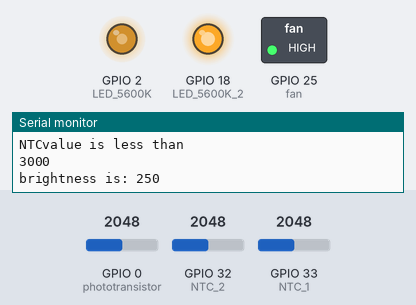
Recording of a sketch running on a simulated ESP32. On the bench: switched loads named in the sketch (green lamp = pin HIGH), output pins drawn as LEDs (lit = HIGH), the last lines printed to the serial monitor. The inputs (shaded band) are chosen by the test bench; at power-on: GPIO 33 (NTC_1) = 2048, GPIO 0 (phototransistor) = 2048, GPIO 32 (NTC_2) = 2048. WiFi joins after 1.5 s; servers stay silent unless stated; the local clock reads 2024-03-15 10:24:30 at power-on unless the sketch sets it; pins used as bus, display or sensor lines are not drawn.

Above: at 2.7 s.
2.8 s: GPIO 33 (NTC_1) set to 2959
4.7 s: GPIO 33 (NTC_1) set to 3069
At 6.0 s:
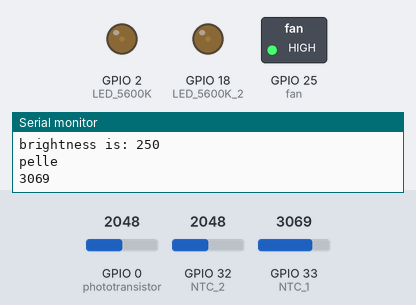
7.0 s: GPIO 33 (NTC_1) set to 2866
At 8.7 s:
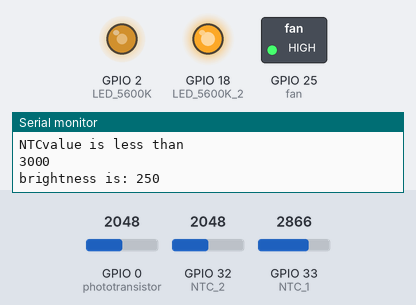
9.0 s: GPIO 33 (NTC_1) set to 3603
At 10.4 s:
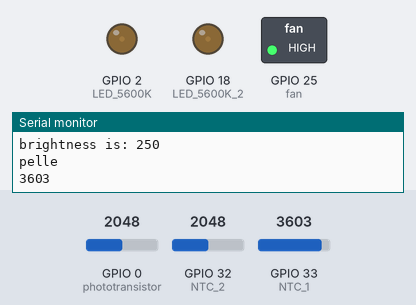
Timing chart, 0 to 12.0 s (numbered marks = the images above; inputs shaded):
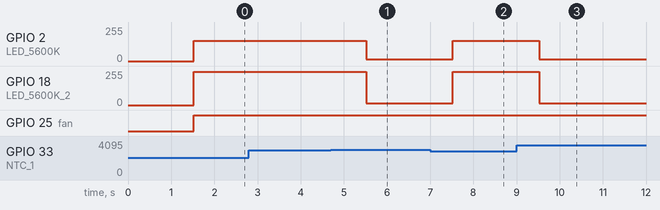

The sketch:

ESP32_GrowLight_plus_Time.ino
```cpp
#include <WiFi.h>
#include "time.h"
#include <OneWire.h>
#include <DallasTemperature.h>
#include <analogWrite.h>

// Data wire is plugged into pin 3 on the Arduino
#define ONE_WIRE_BUS 3

const char* ssid       = "Olssons iPhonesssd";   //"Mikrofabriken"; // "comhem_1DC167";
const char* password   = "Bermuda100$";    // "hackerspace";  //"CB319A1F42";

const char* ntpServer = "pool.ntp.org";
const long  gmtOffset_sec = 3600;
const int   daylightOffset_sec = 3600;

//Output pins setup
int LED_5600K_2 = 18;             // the PWM control pin for 5600K cold white LEDs (18 = LED 1, 15 = LED 2, 2 = LED 3)
int LED_5600K = 2;
int mistMaker = 1;           // the pin for the mistMaker
int fan = 25;                  //fan pin
int H5V_DC_Pump = 5;           //water pump to pump water from reservoir
int fans = 12;                  //pin for buzzer

//Input pins setup
int NTC_1 = 33  ;    // IO19 is not an analog input, therefore LED 1 cannot be used
int NTC_2 = 32;
int temp_probe = 3;
int phototransistor = 0; //named LDR in schematic

//int val = 0;
int NTCvalue = 0;              //NTCvalue is indirectly the temperature of the LED PCB
int NTCvalue2 = 0;              //NTCvalue is indirectly the temperature of the LED PCB
//int fanStatus = 5;            //the status of the highside driver driving the fan
int brightness_5600K = 1;    // initial value for how bright the LED is
int brightness_5600K_daylight = 255;   //Full daylight brightness 0-255
int sensorValue = 0;

int my_hour;                  //figure 0-24 hours used to set when light shall go on/off

long pumpState;
long onTime = 60000;   // milliseconds of on-time 120000  /pump stays on for 2 minutes
long offTime = 240000; // milliseconds of off-time 10 800 000 = 3 hours
unsigned long previousMillis;  //some global variables available anywhere in the program
unsigned long previousMillis2;
unsigned long currentMillis;
unsigned long currentMillis2;

bool fanState;

// Setup a oneWire instance to communicate with any OneWire devices
// (not just Maxim/Dallas temperature ICs)
OneWire oneWire(ONE_WIRE_BUS);

// Pass our oneWire reference to Dallas Temperature.
DallasTemperature sensors(&oneWire);

int getHour()
{
  struct tm timeinfo;
  if(!getLocalTime(&timeinfo)){
    Serial.println("Failed to obtain time");
  }

  my_hour = timeinfo.tm_hour;
  return my_hour;
}

void setup()
{
  pinMode(fan, OUTPUT);
  pinMode(NTC_1, INPUT);
  pinMode(NTC_2, INPUT);
  pinMode(H5V_DC_Pump, OUTPUT);
  pinMode(temp_probe, INPUT);
  pinMode(phototransistor, INPUT);

  pumpState = HIGH;
  digitalWrite(H5V_DC_Pump, pumpState);  // Update the actual Pump

  analogWrite(LED_5600K_2, 0);

  Serial.begin(115200);

  // Start up the library for 1-wire sensors
  sensors.begin();

  //connect to WiFi
  Serial.printf("Connecting to %s ", ssid);
  WiFi.begin(ssid, password);
  while (WiFi.status() != WL_CONNECTED) {
      delay(500);
      Serial.print(".");
  }
  Serial.println(" CONNECTED");

  //init and get the time
  configTime(gmtOffset_sec, daylightOffset_sec, ntpServer);
  getHour();

  //disconnect WiFi as it's no longer needed
  WiFi.disconnect(true);
  WiFi.mode(WIFI_OFF);
}

void loop()
{
  brightness();
 // brightnessControl();
    // check to see if it's time to change the state of the Pump
  unsigned long currentMillis = millis();

  if((pumpState == HIGH) && (currentMillis - previousMillis >= onTime))
  {
    pumpState = LOW;  // Turn it off
    previousMillis = currentMillis;  // Remember the time
    digitalWrite(H5V_DC_Pump, pumpState);  // Update the actual Pump
  }
  else if ((pumpState == LOW) && (currentMillis - previousMillis >= offTime))
  {
    pumpState = HIGH;  // turn it on  Changed to low to save power 4/3
    previousMillis = currentMillis;   // Remember the time
    digitalWrite(H5V_DC_Pump, pumpState);    // Update the actual Pump
  }


  analogWrite(LED_5600K_2, brightness_5600K);
  if (brightness_5600K > 100)   // to ensure that value cant become negative
  {
    analogWrite(LED_5600K, brightness_5600K-99);
  }
  else
  {
    sensorValue = analogRead(phototransistor);
    analogWrite(LED_5600K, brightness_5600K);
    //Serial.println("measure light: ");
    //Serial.println(sensorValue);

  }

  delay(1000);
}

int brightness(){
  NTCvalue = analogRead(NTC_1);
  NTCvalue2 = analogRead(NTC_2);
  //Serial.println(NTCvalue);
  Serial.println("pelle");
  Serial.println(NTCvalue);


  int setTemp = 3000;  //3000 is ~65 deg C and is considered max allowed temperature.
  if (NTCvalue > setTemp)
    {
      brightness_5600K = 15;
      return brightness_5600K;
      digitalWrite(fan, HIGH);
      Serial.println("Throttling down to 15");
    }
  else if ((NTCvalue < (setTemp - 40)) && (NTCvalue > 50))  //2500 in NTC value is ~40 deg C, 2640 is 50 deg C and is normal working temp on max power with fan ON
    {
     int flowerHour = getHour();
     Serial.println(flowerHour);
     Serial.println("NTCvalue is less than");
     Serial.println(setTemp);

    if (flowerHour >= 6 && flowerHour <= 7)
    {
      Serial.print("brightness is: ");
      Serial.println(brightness_5600K);
      brightness_5600K = 40;
      digitalWrite(fan, HIGH);
      return brightness_5600K;
    }
    else if (flowerHour > 7 && flowerHour <= 18)
    {
      Serial.print("brightness is: ");
      Serial.println(brightness_5600K);
      brightness_5600K = 250;
      digitalWrite(fan, HIGH);
      return brightness_5600K;
    }
    else if (flowerHour >= 19 && flowerHour <= 20)
    {
      Serial.print("19-20 brightness is: ");
      brightness_5600K = 90;
      Serial.println(brightness_5600K);
      digitalWrite(fan, HIGH);
      return brightness_5600K;
    }
    else if (flowerHour >= 21 && flowerHour <= 24)
    {
      digitalWrite(fan, LOW);
      Serial.print("21 - 22 brightness is: ");
      brightness_5600K = 0;
      Serial.println(brightness_5600K);
      return brightness_5600K;
    }
    else if (flowerHour >= 0 && flowerHour <= 5)
    {
      Serial.print("brightness is: ");
      brightness_5600K = 0;
      digitalWrite(fan, LOW);
      Serial.println(brightness_5600K);
      return brightness_5600K;
    }
  else if (NTCvalue < 50)
  {
    Serial.println("connection with NTC is broken");
    Serial.print("brightness is: ");
    Serial.println(brightness_5600K);
    brightness_5600K = 16;
    return brightness_5600K;
  }
}

}
```

Measured:
- the behaviour switches between 3000 and 3001 on GPIO 33 (NTC_1) (found by bisection; images 0 and 1)
- after the input at 4.7 s, GPIO 2 (LED_5600K): 151/255 → 15/255 after 0.82 s; GPIO 18 (LED_5600K_2): 250/255 → 15/255 after 0.82 s
- after the input at 7.0 s, GPIO 2 (LED_5600K): 15/255 → 151/255 after 0.52 s; GPIO 18 (LED_5600K_2): 15/255 → 250/255 after 0.52 s
- after the input at 9.0 s, GPIO 2 (LED_5600K): 151/255 → 15/255 after 0.52 s; GPIO 18 (LED_5600K_2): 250/255 → 15/255 after 0.52 s
